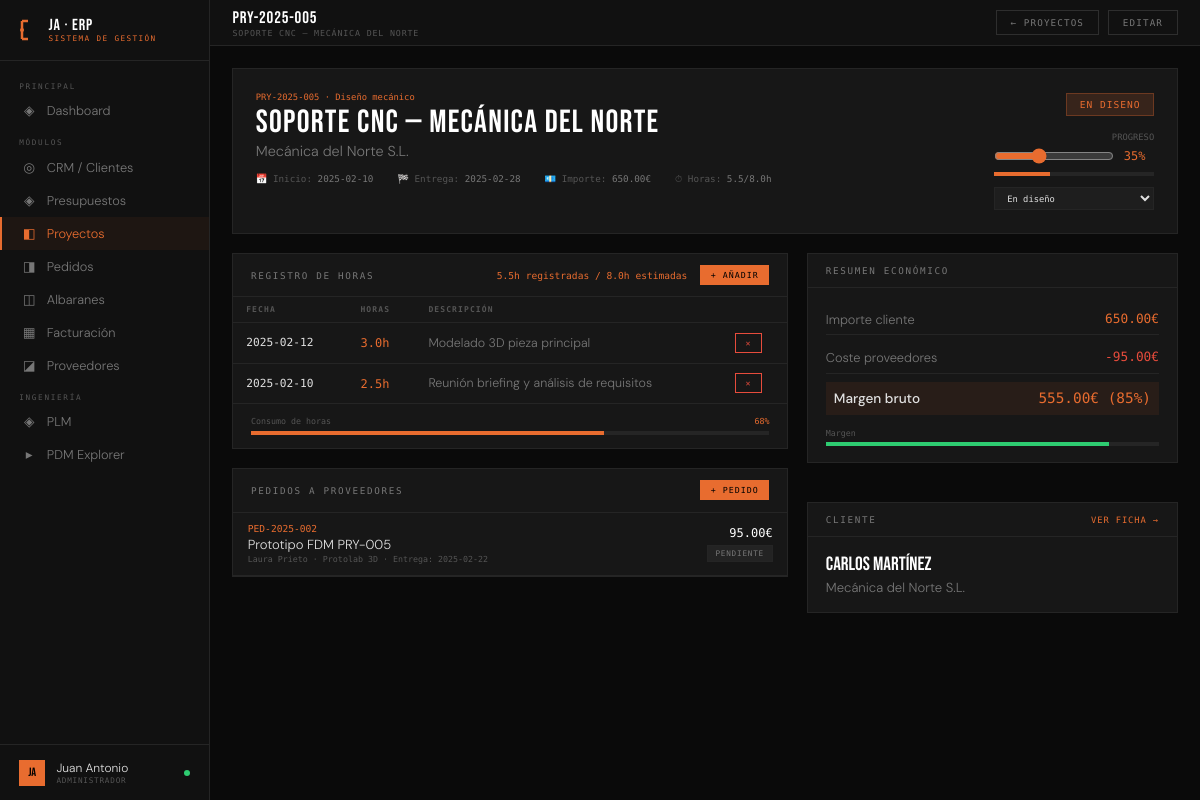
/proyecto/1, run on an earlier commit of the app's database.
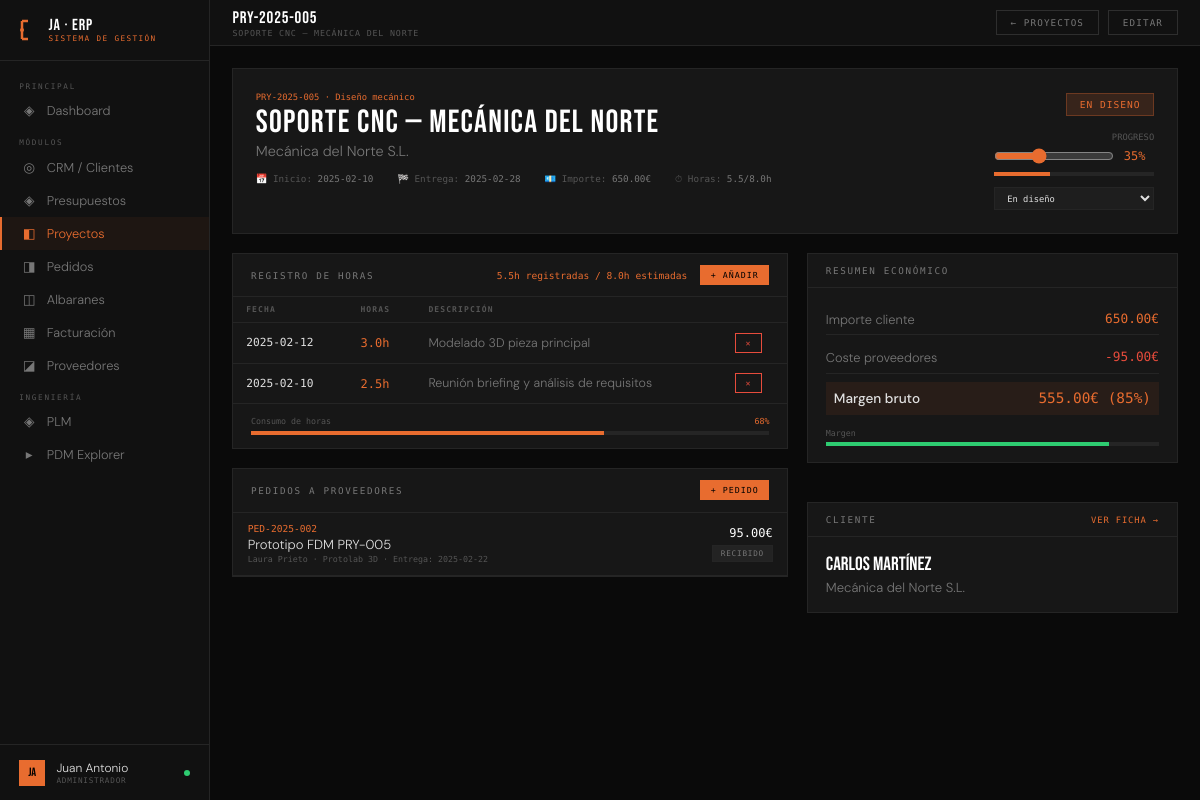
And on a later commit of the database.
### tables this page shows
CREATE TABLE pedidos_proveedor (
        id INTEGER PRIMARY KEY AUTOINCREMENT,
        proveedor_id INTEGER, proyecto_id INTEGER,
        numero TEXT UNIQUE, concepto TEXT,
        importe REAL DEFAULT 0, estado TEXT DEFAULT 'pendiente',
        fecha_pedido TEXT DEFAULT CURRENT_DATE, fecha_entrega_esperada TEXT,
        notas TEXT,
        FOREIGN KEY (proveedor_id) REFERENCES proveedores(id),
        FOREIGN KEY (proyecto_id) REFERENCES proyectos(id));

CREATE TABLE proveedores (
        id INTEGER PRIMARY KEY AUTOINCREMENT,
        nombre TEXT NOT NULL, empresa TEXT, email TEXT, telefono TEXT,
        especialidad TEXT, valoracion REAL DEFAULT 5.0,
        estado TEXT DEFAULT 'activo', notas TEXT,
        fecha_alta TEXT DEFAULT CURRENT_DATE);

### app.py (the view)
@app.route('/proyecto/<int:id>')
def proyecto_detalle(id):
    conn = get_db()
    proyecto = conn.execute('''SELECT p.*, c.nombre as cliente_nombre, c.empresa as cliente_empresa
        FROM proyectos p JOIN clientes c ON c.id=p.cliente_id WHERE p.id=?''',(id,)).fetchone()
    horas = conn.execute('SELECT * FROM horas WHERE proyecto_id=? ORDER BY fecha DESC',(id,)).fetchall()
    horas_total = conn.execute('SELECT COALESCE(SUM(horas),0) FROM horas WHERE proyecto_id=?',(id,)).fetchone()[0]
    pedidos = conn.execute('''SELECT pp.*, pv.nombre as proveedor_nombre, pv.empresa as proveedor_empresa
        FROM pedidos_proveedor pp JOIN proveedores pv ON pv.id=pp.proveedor_id
        WHERE pp.proyecto_id=? ORDER BY pp.fecha_pedido DESC''',(id,)).fetchall()
    proveedores = conn.execute("SELECT id,nombre,empresa,especialidad FROM proveedores WHERE estado='activo'").fetchall()
    conn.close()
    return render_template('proyecto_detalle.html', proyecto=proyecto, horas=horas,
        horas_total=horas_total, pedidos=pedidos, proveedores=proveedores)

### app.py (called while the page is built)
def get_db():
    conn = sqlite3.connect(DB)
    conn.row_factory = sqlite3.Row
    return conn

@app.context_processor
def inject_globals():
    return {
        'today': date.today().isoformat(),
        'now': datetime.now().strftime('%b %Y'),
        'request': request,
    }

### templates/proyecto_detalle.html (shortened to what the changed rows need)
{% extends "base.html" %}
{% block content %}
<div class="grid-60-40">
  <div>
    <div class="panel" style="margin-bottom:1.2rem">
      {% if horas %}
      <table class="table">
        <thead><tr><th>Fecha</th><th>Horas</th><th>Descripción</th><th></th></tr></thead>
      </table>
      {% else %}
      <div class="empty">Sin horas registradas aún</div>
      {% endif %}
    </div>
    <div class="panel">
      {% if pedidos %}
      <div style="padding:0">
        {% for p in pedidos %}
        <div style="display:flex;align-items:center;gap:.8rem;padding:.65rem .9rem;border-bottom:1px solid var(--border)">
          <div style="flex:1">
            <div style="font-family:var(--mono);font-size:.6rem;color:var(--accent)">{{ p.numero }}</div>
            <div style="font-size:.82rem;margin-top:.1rem">{{ p.concepto }}</div>
            <div style="font-family:var(--mono);font-size:.52rem;color:var(--muted);margin-top:.1rem">
              {{ p.proveedor_nombre }} · {{ p.proveedor_empresa or '' }} · Entrega: {{ p.fecha_entrega_esperada or '—' }}
            </div>
          </div>
          <div style="text-align:right">
            <div style="font-family:var(--mono);font-size:.75rem;color:#fff">{{ "%.2f"|format(p.importe) }}€</div>
            <span class="badge {% if p.estado=='entregado' %}badge-green{% elif p.estado=='en_produccion' %}badge-blue{% elif p.estado=='en_transito' %}badge-yellow{% else %}badge-muted{% endif %}" style="margin-top:.3rem">{{ p.estado|replace('_',' ') }}</span>
          </div>
        </div>
        {% endfor %}
      </div>
      {% else %}
      <div class="empty">Sin pedidos a proveedores</div>
      {% endif %}
    </div>
  </div>
        {% set coste_prov = pedidos|sum(attribute='importe') %}
        {% set margen = proyecto.importe - coste_prov %}
        {% set margen_pct = ((margen / proyecto.importe * 100)|int) if proyecto.importe > 0 else 0 %}
</div>
{% endblock %}

What changed in the data, as far as the page shows it:
changed pedidos_proveedor "Prototipo FDM PRY-005": estado "PENDIENTE" → "RECIBIDO"
